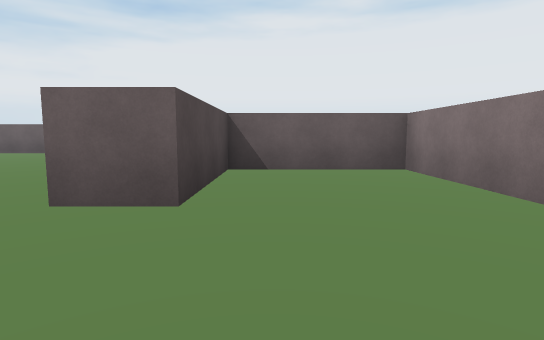
View 1 (above)

24 first-person views from a walk through a Unity game level. The camera is 1.2 m above the floor, tilts 6° down and sees 80° across. The floor is counted in squares, 2 m on a side. Each view is taken from the middle of a square. On the plan, view 1 faces up. The plan holds only what a view shows up to about 10 squares ahead; the rest is blank. The place goes on beyond the plan. The player is left out. Surface patterns are stand-ins for the level's own textures.

View 2
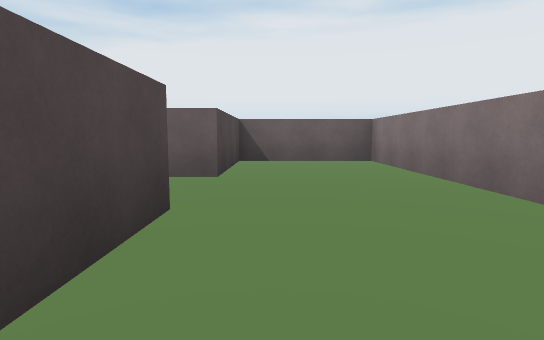

View 3
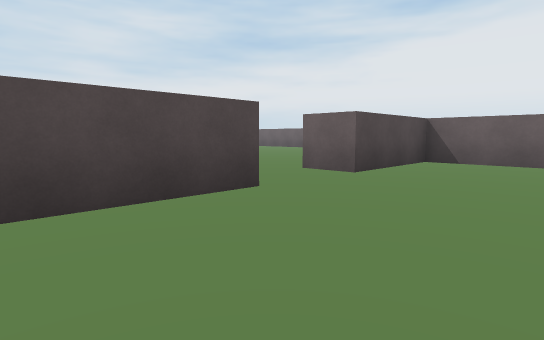

View 4
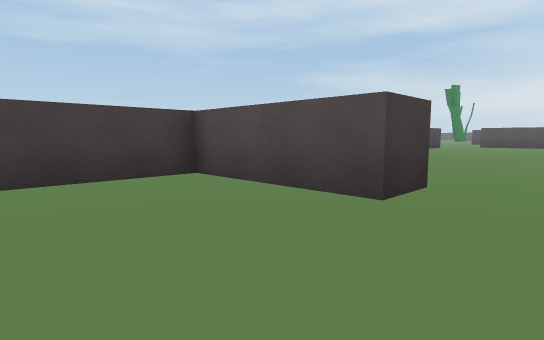

View 5
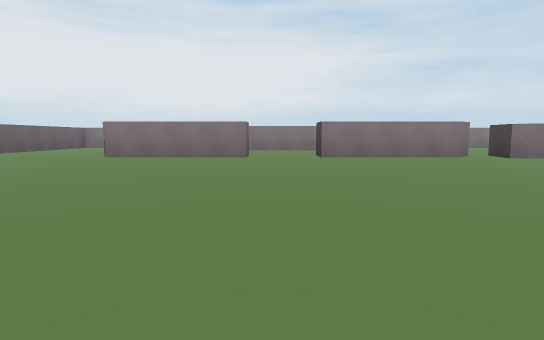

View 6
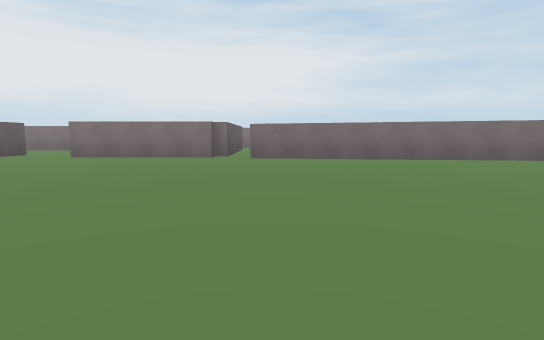

View 7
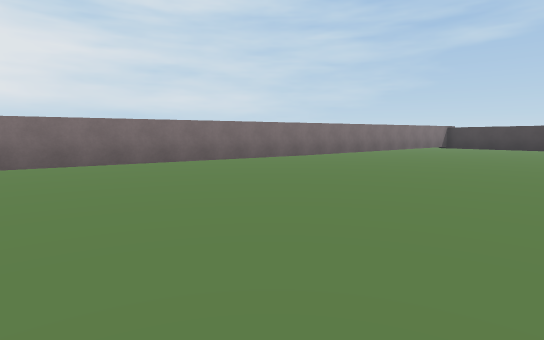

View 8
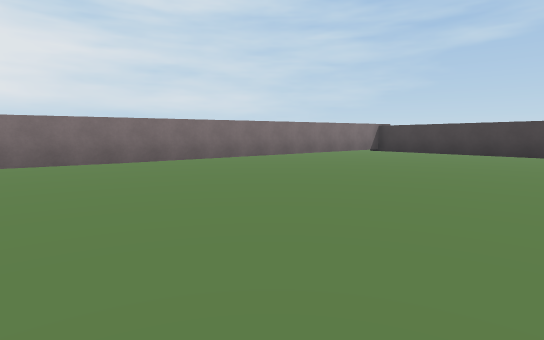

View 9
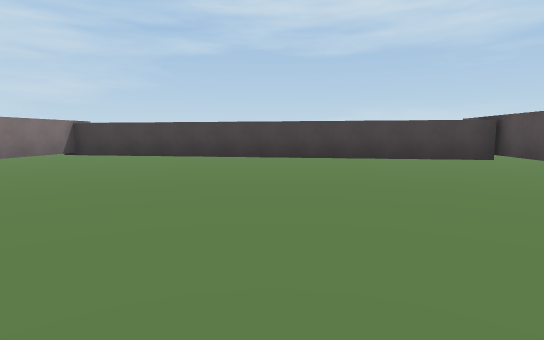

View 10
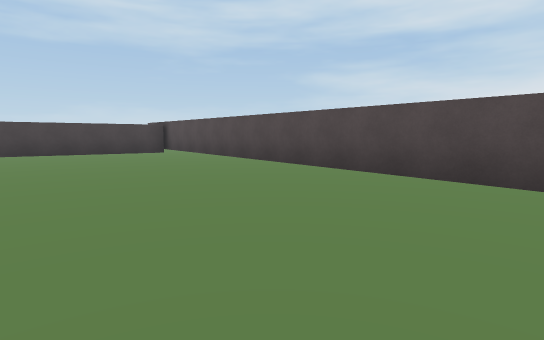

View 11
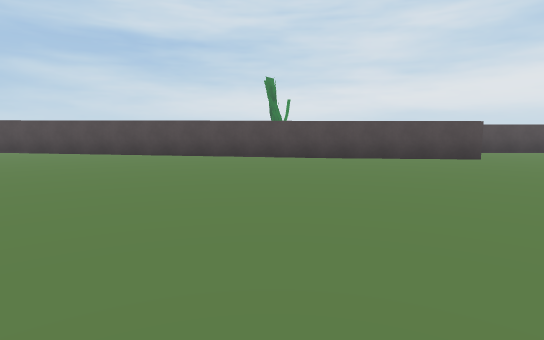

View 12
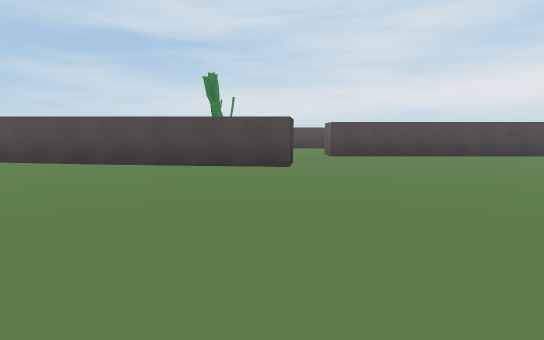

View 13
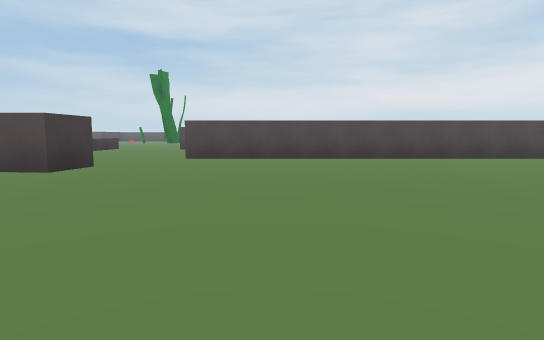

View 14
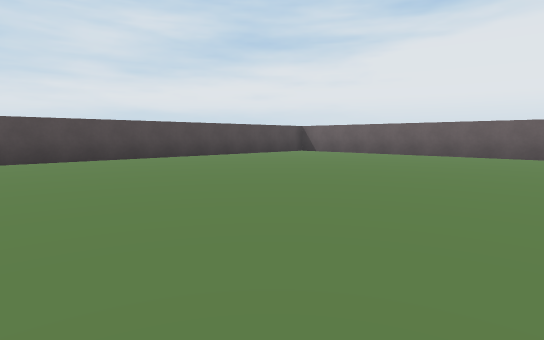

View 15
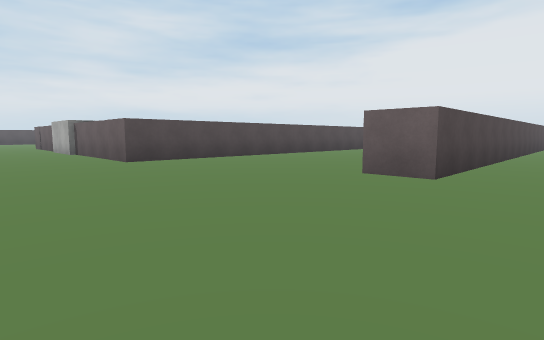

View 16
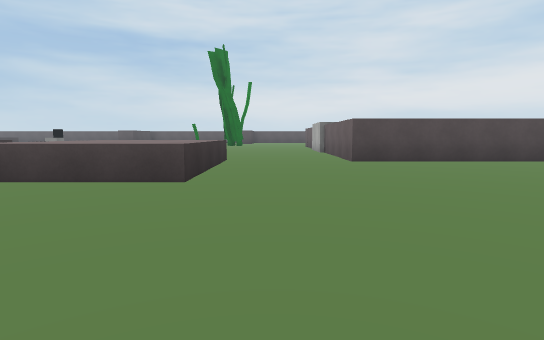

View 17
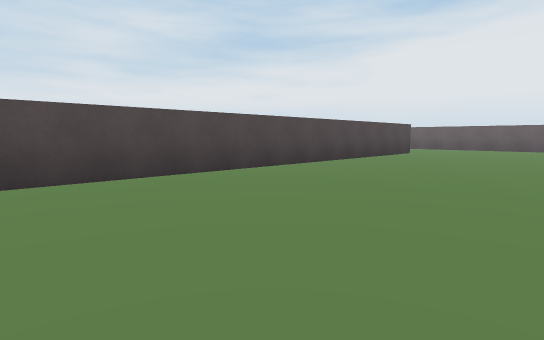

View 18
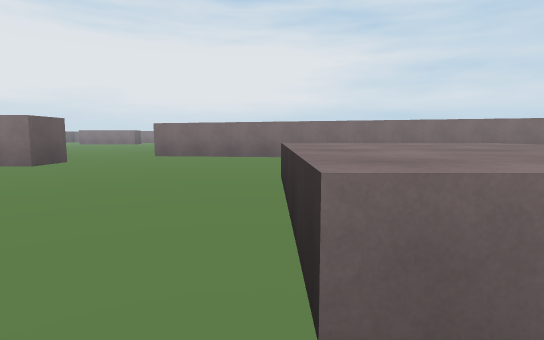

View 19
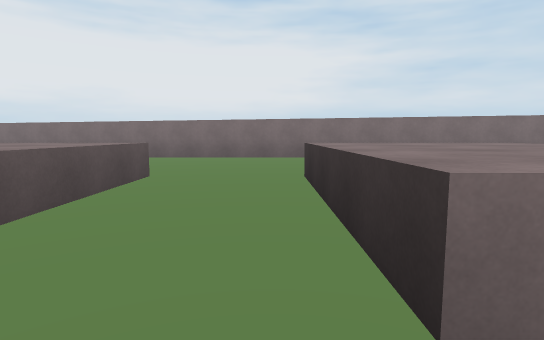

View 20
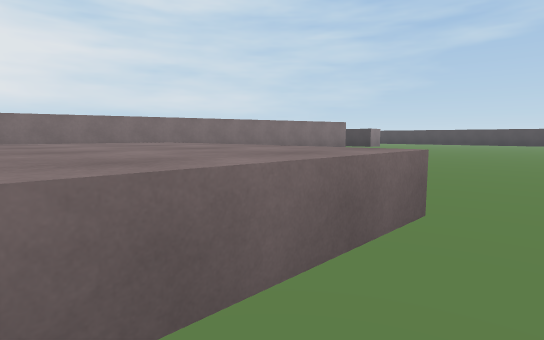

View 21
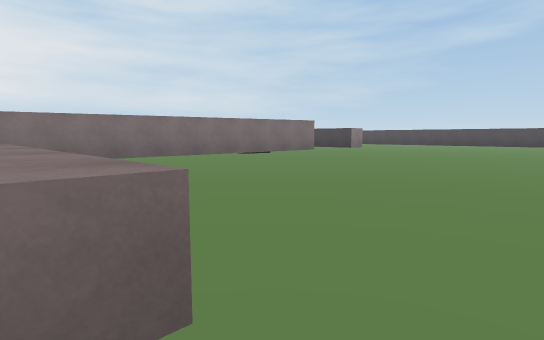

View 22
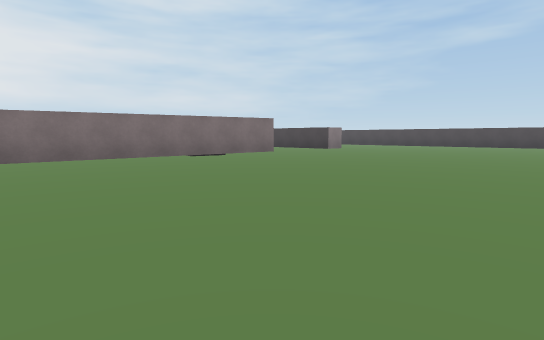

View 23
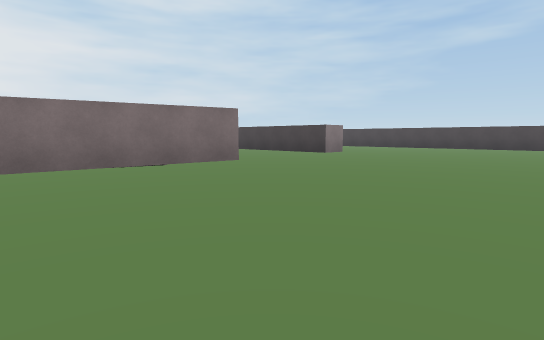

View 24
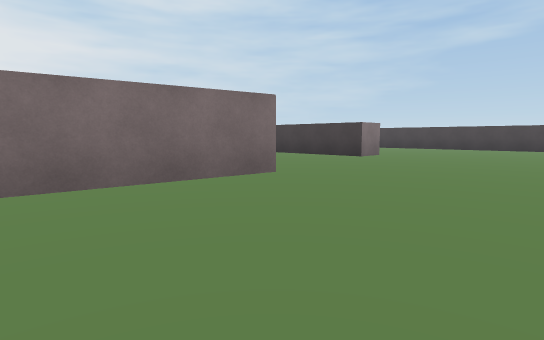

### Floor plan
Key: @ floor where view 1 was taken; # wall or solid block; . floor; ^ raised ledge.
Columns run from 25 left of view 1 to 3 right of it. Each row starts with its distance up from view 1.
  7    ... #........   .....#
  6  #.... #......... .....######
  5  #.... #...............##...#
  4  #.... #...............##...#
  3  #.... #...............##...#
  2  #.... #....................#
  1  #.....#....................#
  0  #.....#...............##@..
 -1  #.....#...............##...
 -2  #.....#...............##...
 -3  #.....................#####
 -4 ##........#..............
 -5 ..........#............#
 -6 ..........#............#
 -7 ..........#............#
 -8  ^^^^....##............#
 -9   ^^^....##............#
-10   ^^^....##...........##
-11  ........#............#
-12 .........#............#
-13 .^^^^....#............#
-14 .^^^^.   #............#
-15 .^^^^.   #............#
-16 ...     ##............#
-17 ......  ##...........##
-18 ........##...........#
-19 ........#............#
-20 ........#............
-21 ........#............
-22 ........#............#
-23  ......########......#
-24  ......#      ########
-25  ........
-26  .........
-27  ..........
-28  ..........
-29  ..........
-30    ......##
-31    ......
-32    .....
-33      ..

Where each view was taken, in squares from view 1:
view 1: 0 up, 0 right, facing up
view 2: 2 down, 0 right, facing up
view 3: 2 down, 2 right, facing up-left
view 4: 2 up, 2 right, facing down-left
view 5: 2 up, 11 left, facing right
view 6: 5 down, 11 left, facing right
view 7: 7 down, 10 left, facing down-right
view 8: 12 down, 11 left, facing down-right
view 9: 14 down, 11 left, facing down
view 10: 11 down, 11 left, facing down-left
view 11: 9 down, 6 left, facing left
view 12: 4 down, 8 left, facing left
view 13: 0 up, 9 left, facing left
view 14: 1 up, 9 left, facing up-left
view 15: 7 down, 16 left, facing up-left
view 16: 6 down, 16 left, facing left
view 17: 4 down, 19 left, facing up-left
view 18: 7 down, 25 left, facing right
view 19: 12 down, 25 left, facing right
view 20: 13 down, 25 left, facing down-right
view 21: 15 down, 25 left, facing down-right
view 22: 17 down, 25 left, facing down-right
view 23: 20 down, 23 left, facing down-right
view 24: 21 down, 21 left, facing down-right
